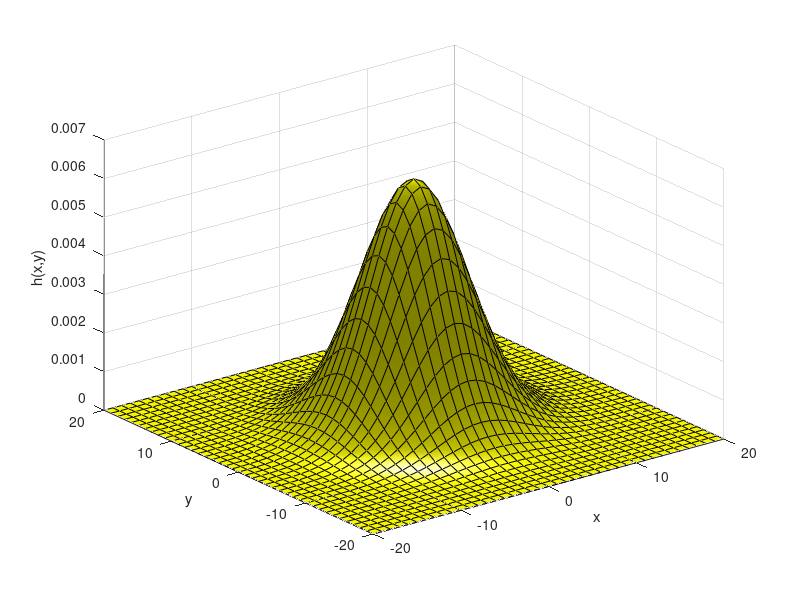

This figure's MATLAB source: (Note: this script raises an error after producing the figure.)
%% Per Arne Kjelsvik s2049201 - Exercise 3
% 53a28242-d88e-4ed6-8356-35942e79a8b1
% This exercise uses several given functions and a given picture. Figures
% from this script are saved to a subfolder 'figures'. The given functions
% used in this script are: 
%
% get_diameters  - Returns diameter of a horizontally aligned bloodvessel
% im_bloodvessel - Generates simulated X-ray image of a bloodvessel 
% ut_edge   - Marr-Hildreth and Canny edge detectors
% ut_gauss  - Apply 2D FIR filter with approx. gaussian PSF 
% ut_levelx - Used by ut_edge for finding level crossings

%% PART I
% Init and define variables
close all
clc
clear variables 

l = 4; % Constant for calculating L 

%% Question 1 - a)
sigma = 5;              % set the width of the Gaussian
L = 2*ceil(sigma*l)+1;  % fill in a constant to define the matrix size
xymax = (L-1)/2;        % the maximum of the x and the y coordinate
xrange = -xymax:xymax;  % the range of x values
yrange = xrange;        % the range of y values
h = fspecial('gaussian', L, sigma); % create the PSF matrix

% visualize as a 3D plot:
% create a RGB matrix to define the colour of the surface plot
C = cat(3, ones(size(h)),ones(size(h)),zeros(size(h)));
% create the surface plot of the gaussian
figure;
surf(xrange,yrange,h,C,'FaceColor','interp','Facelight','phong');
camlight right % add a light at the right side of the scene
xlim([-xymax xymax]); % set appropriate axis limits
ylim([-xymax xymax]);
xlabel('x'); % add axis labels
ylabel('y');
zlabel('h(x,y)');
print -r150 -dpng figures/ex3_1a.png % print the result to file

%% Question 1 - b) 
im = imread('ang2.png');    % read the image from file
sigma = [1 10 20 35];       % fill array with sigma values
figure;                     % figure to place the subplots

for i=1:4 % do 4 times:
    L = 2*ceil(sigma(i)*l)+1; % Calculate L for each sigma
    h = fspecial('gaussian', L, sigma(i)); % create the PSF
    imfiltered = imfilter(im,h,'replicate', 'same'); % apply the filter
    subplot(2,2,i); % define a subplot
    imshow(imfiltered,[]); % show the image
    title(['\sigma = ' num2str(sigma(i))]);% include a plot title
end

print -r150 -dpng figures/ex3_1b.png % print the result to file

%% Question 2 - ab)
sigma   = 1.5;                  % set the width of the Gaussian
L       = 2*ceil(sigma*l)+1;    % calculate appropiate L
N       = ceil((L-1)/2);        % get the size of half of the full range
[x,y]   = meshgrid(-N:N,-N:N);  % get coordinates of a 2D orthogonal grid
xymax   = (L-1)/2;              % the maximum of the x and the y coordinate
xrange  = -xymax:xymax;         % the range of x values
yrange  = xrange;               % the range of y values

% Give expressions for the Gaussian and it's y-derivative
h   = exp(-(x.^2 + y.^2)/(2*sigma^2))/(2*pi*sigma^2); 
hy  = -(exp(-(x.^2 + y.^2)/(2*sigma^2)).*y)/(2*pi*sigma^4);

% visualize as a 3D plot:
% create a RGB matrix to define the colour of the surface plot
C = cat(3, ones(size(hy)),ones(size(hy)),zeros(size(hy)));

% create the surface plot of the gaussian
figure;
surf(xrange,yrange,hy,C,'FaceColor','interp','Facelight','phong');
camlight right % add a light at the right side of the scene
xlim([-xymax xymax]); % set appropriate axis limits
ylim([-xymax xymax]);
xlabel('x'); % add axis labels
ylabel('y');
zlabel('h(x,y)');
print -r150 -dpng figures/ex3_2ab.png % print the result to file

figure; % Convolute the image with the gaussian
imfiltered = conv2(im,hy);
imshow(imfiltered,[]); % show the image
imwrite(mat2gray(imfiltered), 'figures/ex3_2_imfilteredGray.jpg');

%% Question 3
% Use ut_gauss to calculate the derivatives and apply to test image
sigma = 3;
fx = ut_gauss(im,sigma,1,0);   
fy = ut_gauss(im,sigma,0,1);    
fxx = ut_gauss(im,sigma,2,0);   
fyy = ut_gauss(im,sigma,0,2);
fxy = ut_gauss(im,sigma,1,1);

% Save the results to file
imwrite(mat2gray(fx), 'figures/ex3_3_fx.jpg');
imwrite(mat2gray(fy), 'figures/ex3_3_fy.jpg');
imwrite(mat2gray(fxx), 'figures/ex3_3_fxx.jpg');
imwrite(mat2gray(fyy), 'figures/ex3_3_fyy.jpg');
imwrite(mat2gray(fxy), 'figures/ex3_3_fxy.jpg');

%% Question 4
% Calculate gradient magnitude of test image with the found derivatives
grad_magnitude = sqrt(fx.^2+fy.^2);
imwrite(mat2gray(grad_magnitude), 'figures/ex3_4_gradient_magnitude.jpg');

% Calculate laplacian of test image with the found derivatives
laplacian = fxx+fyy;
imwrite(mat2gray(laplacian), 'figures/ex3_4_laplacian.jpg');

%% Question 5 - abc)
% Create binary image from thresholding laplacian
imBinary = laplacian >= 0; % positive laplacian values set as 1
imwrite(mat2gray(imBinary), 'figures/ex3_5abc_imBinary.jpg');

SE = strel('diamond',1); % structuring element with 4-neighborhood
imBinarySE = imerode(imBinary,SE);
imZeroCrossings = imBinary-imBinarySE;
imwrite(imZeroCrossings, 'figures/ex3_5abc_imZeroCrossings.jpg');

%% Question 5 - de)
% Create binary image from thresholding laplacian
imBinaryNeg = laplacian < 0;
imwrite(mat2gray(imBinaryNeg), 'figures/ex3_5de_imBinaryNeg.jpg');

SE = strel('diamond',1); % structuring element with 4-neighborhood
imBinaryNegSE = imerode(imBinaryNeg,SE);
imZeroCrossingsNeg = imBinaryNeg-imBinaryNegSE;
imwrite(imZeroCrossingsNeg, 'figures/ex3_5de_imZeroCrossingsNeg.jpg');

%% Question 5 - f)
% Combine the two found zero crossings
imZeroCombined = imZeroCrossings | imZeroCrossingsNeg;
imwrite(imZeroCombined, 'figures/ex3_5f_imZeroCombined.jpg');

skeleton = bwmorph(imZeroCombined, 'skel'); % Skeletonize image
imwrite(skeleton, 'figures/ex3_5f_skeletonized.jpg');

%% Question 6
grad_magnitude = sqrt(fx.^2+fy.^2); % gradient magnitude
mask = grad_magnitude.*imZeroCombined; % mask with Marr-Hildreth from Q5
figure; imshow(mask, []);

% Compared masked gradient magnitude to suitable treshold T 
mask = mat2gray(mask); % To have values from 0 to 1
%{
% I used the code below to find a suitable treshold. I then commented this
% code out and kept using the T I found from visual inspection the first
% time. The treshold I chose is 0.18

T = 0;
k = 1;
fprintf('Press a button to increase treshold with 0.01 more\n');
fprintf('Click mouse when satisfied with the treshold T\n');
while k>0
    T = T+0.01;
    figure(1);
    imshow(mask>T, []);
    title(['T = ', num2str(T), ...
        ' (keypress = increase; mouseclick = finish)']);
    k = waitforbuttonpress;
end
%}

T = 0.18; % Found from visual insepction
edgeMap = mask>T;
figure; imshow(edgeMap, []);
imwrite(edgeMap, 'figures/ex3_6_edgeMap.jpg');

marker = mask>0.28;
hysteresis = imreconstruct(marker, edgeMap);
figure; imshow(hysteresis,[]);
imwrite(hysteresis, 'figures/ex3_6_hysteresis.jpg');

%% Question 7
%{
% Below is the code I used to find appropiate values for the ut_edge
% function, both for canny and mildreth. This was a simple trial-and-error
% method where I visually inspected the results. There might be better
% solutions from combinations I did not try, but the results I ended up 
% with seems to be quite good compared to the other variations I tried. 

test = 0;
k = 1;
for k=0:0.01:10
    test = test+0.01;
    utCanny = ut_edge(im, 'm', 's', test, 'h', [0.04 0.03]);
    figure(4);
    imshow(utCanny, []);
    title(['test = ', num2str(test)]);
    pause(0.01)
    %k = waitforbuttonpress;
end

%}

% ut_edge canny detector (values found from trial-and-error)
utCanny = ut_edge(im, 'c', 's', 2.2, 'h', [0.05 0.01]);
imwrite(utCanny, 'figures/ex3_7_UTCanny.jpg');

% ut_edge Marr-Mildreth detector (values found from trial-and-error)
utMarrHildreth = ut_edge(im, 'm', 's', 2.75, 'h', [0.06 0.03]);
imwrite(utMarrHildreth, 'figures/ex3_7_UTMarrHildreth.jpg');

%% PART II
answer=input('Part I complete, do you want to run part II? [y/n]: ','s');
if answer=='n'
    return % Stop script here. Will keep part I variables in workspace
end
fprintf('Clearing all variables and closing all figures...\n');

% Init and and define variables
clear variables
close all
fprintf('Ready to run part II now!\n');

pix2mm = 0.04;   % Constant to convert pixels to mm

%% Question 8
D = 2; %[mm]
agniogram = im_bloodvessel(D);  % Generate simulated x-ray of bloodvessel
sigma = 1;
[~, ~]= get_diameters(agniogram, sigma, 'c'); % will return diam=[], suc=0

%% Question 9
D = 2; %[mm]
agniogram = im_bloodvessel(D);  % Generate simulated x-ray of bloodvessel
sigma = 5;
[diam, ~]= get_diameters(agniogram, sigma, 'c'); % suc=1

% Plot the found diameters against the columns in the image
figure; 
plot(diam.*pix2mm,'lineWidth', 2); grid on; hold on;
plot(ones(1,size(diam,1)).*(mean(diam)*pix2mm),'r--', 'LineWidth', 2); 
title('Estimation of diameters (\sigma =5)', 'FontSize', 16); hold off;
legend({'Diameter', 'Mean'},'FontSize',18,'Location','best');
xlabel('Column in image', 'FontSize', 14); 
ylabel('Diameter [mm]', 'FontSize', 14);
print -r150 -dpng figures/ex3_9_agniogram.png % print the plot to file


%% Question 10
stdDiam = std(diam).*pix2mm;
meanDiam = mean(diam)*pix2mm;

figure;
imshow(agniogram,[]);

%% Question 11
N = 10;
D = 1.55;
sigma = 4;
suc = zeros(1,N);
for i=1:N
    [~,suc(i)]=get_diameters(im_bloodvessel(D),sigma,'c');
end
sucRate = sum(suc)/N;

%% Question 12
N = 10;
D = 1.55;
sigma = 4;
suc = zeros(1,N);
diameters = [];
for i=1:N
    [diam,suc(i)]=get_diameters(im_bloodvessel(D),sigma,'c');
    if suc(i)==1
       diameters = cat(1,diameters,diam);
    end
end
stdDiameters = std(diameters);
meanDiameters = mean(diameters);
sucRate = sum(suc)/N;

%% Question 13 - Calculation
Sigma = 40;
N= 5; % Number of times every sigma is tried
D = 1.5;
stdDiamCanny    = zeros(2,Sigma);
sucCanny        = zeros(2,Sigma);
sucRateCanny    = zeros(2,Sigma);
biasDiamCanny   = zeros(2,Sigma);
stdDiamMildreth = zeros(2,Sigma);
sucMildreth     = zeros(2,Sigma);
sucRateMildreth = zeros(2,Sigma);
biasDiamMildreth= zeros(2,Sigma);

for i=1:2 % Run once for diameter D = 1.5 mm, and once for D = 3 mm
    for sigma=1:Sigma
        diamCanny = [];
        diamMildreth =[];
        sucCanny = zeros(1,N);
        sucMildreth = zeros(1,N);

        for n=1:N
            % Run with Canny operator
            [diam,sucCanny(n)]=get_diameters(...
                im_bloodvessel(D),sigma,'c');
            if sucCanny(n)==1
                diamCanny = cat(1,diamCanny,diam);
            end
            
            % Run with Mildreth operator
            [diam,sucMildreth(n)]=get_diameters(...
                im_bloodvessel(D),sigma,'m');
            if sucMildreth(n)==1
                diamMildreth = cat(1,diamMildreth,diam);
            end
        end
        
        % Find the standard deviation, bias and success rate of Canny
        stdDiamCanny(sigma,i) = std(diamCanny)*pix2mm;
        biasDiamCanny(sigma,i) = D - mean(diamCanny)*pix2mm;
        sucRateCanny(sigma,i) = sum(sucCanny)/N;
        
        % Find the standard deviation, bias and success rate of Mildreth
        stdDiamMildreth(sigma,i) = std(diamMildreth)*pix2mm;
        biasDiamMildreth(sigma,i) = D - mean(diamMildreth)*pix2mm;
        sucRateMildreth(sigma,i) = sum(sucMildreth)/N;
    end
    D = 3;
end

%% Question 13 - Plotting
sigma = 1:40; % Redefine sigma to be of sequence 1,2,...,40
figure;
plot(sigma, sucRateCanny(:,1), sigma, sucRateMildreth(:,1), ...
    sigma, sucRateCanny(:,2), sigma, sucRateMildreth(:,2), ...
    'LineWidth',3); 
title('Success rate Canny and Mildreth'); grid on;
xlabel('\sigma','FontSize',22);
ylabel('Success Rate');
legend({'Canny (1.5 mm)', 'Mildreth (1.5 mm)', ...
    'Canny (3 mm)', 'Mildreth (3 mm)'}, ...
    'FontSize',14,'Location','east');
print -r150 -dpng figures/ex3_13_sucRate.png % print the plot to file

figure;
plot(sigma, stdDiamCanny(:,1), sigma, stdDiamMildreth(:,1), ...
    sigma, stdDiamCanny(:,2), sigma, stdDiamMildreth(:,2), ...
    'LineWidth',3); 
title('Standard deviation Canny and Mildreth'); grid on;
xlabel('\sigma','FontSize',22);
ylabel('Standard deviation [mm]');
legend({'Canny (1.5 mm)', 'Mildreth (1.5 mm)', ...
    'Canny (3 mm)', 'Mildreth (3 mm)'}, ...
    'FontSize',14,'Location','north');
print -r150 -dpng figures/ex3_13_std.png % print the plot to file

figure;
plot(sigma, biasDiamCanny(:,1), sigma, biasDiamMildreth(:,1), '--', ...
    sigma, biasDiamCanny(:,2), sigma, biasDiamMildreth(:,2), '--', ...
    'LineWidth',3); 
xlabel('\sigma','FontSize',22); grid on;
title('Bias Canny and Mildreth');
ylabel('Bias [mm]');
legend({'Canny (1.5 mm)', 'Mildreth (1.5 mm)', ...
    'Canny (3 mm)', 'Mildreth (3 mm)'}, ...
    'FontSize',14,'Location','southwest');
print -r150 -dpng figures/ex3_13_bias.png % print the plot to file
